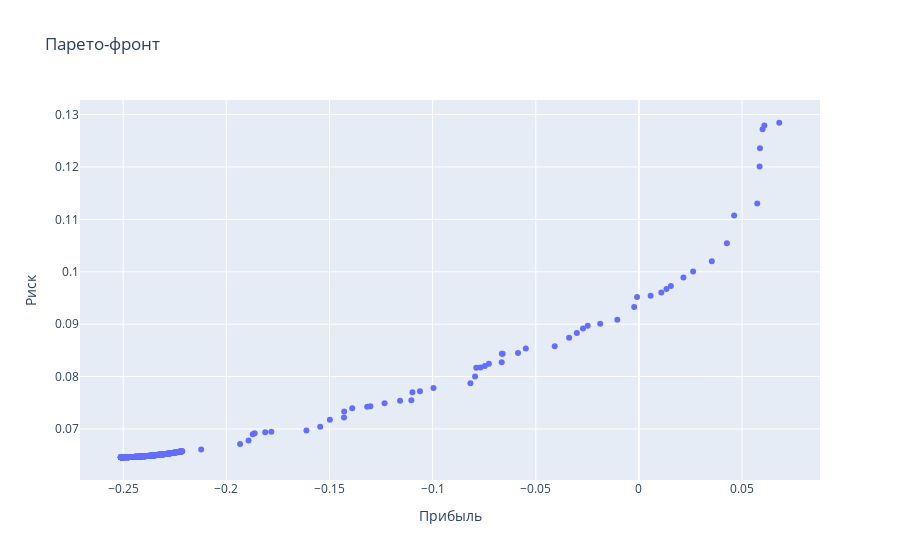

Source (notebook cell):
### Code cell
# MOEA/D

moea_d = MOEA_D(
    population_size=700,
    max_generations=300,
    variable_bounds=variable_bounds,
    objectives=objectives,
    mutation_rate=0.1,
    crossover_rate=0.9,
    nr=2,
    delta=0.9
)

moea_d.run()

moea_d_front = moea_d.get_pareto_front()
moea_d.visualize_pareto_front()

### Figure 1 — Plotly figure (JSON) as saved in the notebook; plotly's stock layout.template omitted (floating-point values rounded to 4 significant figures; data arrays with more than 128 entries replaced by an {"elided": "..."} marker saying what was removed)
{"data": [{"hovertemplate": "Прибыль=%{x}<br>Риск=%{y}<extra></extra>", "legendgroup": "", "marker": {"color": "#636efa", "symbol": "circle"}, "mode": "markers", "name": "", "orientation": "v", "showlegend": false, "type": "scatter", "x": {"elided": "412 float values"}, "xaxis": "x", "y": {"elided": "412 float values"}, "yaxis": "y"}], "layout": {"legend": {"tracegroupgap": 0}, "title": {"text": "Парето-фронт"}, "xaxis": {"anchor": "y", "domain": [0, 1], "title": {"text": "Прибыль"}}, "yaxis": {"anchor": "x", "domain": [0, 1], "title": {"text": "Риск"}}}}
